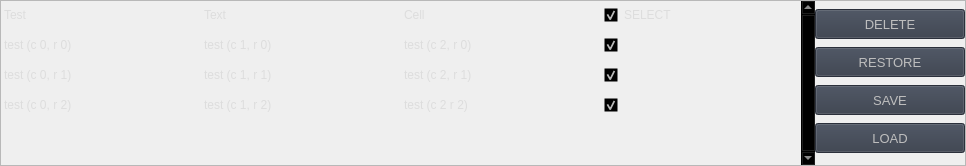
                        <widget class="QFrame" name="row_3">
                         <property name="minimumSize">
                          <size>
                           <width>0</width>
                           <height>150</height>
                          </size>
                         </property>
                         <property name="frameShape">
                          <enum>QFrame::StyledPanel</enum>
                         </property>
                         <property name="frameShadow">
                          <enum>QFrame::Raised</enum>
                         </property>
                         <layout class="QHBoxLayout" name="horizontalLayout_12">
                          <property name="spacing">
                           <number>0</number>
                          </property>
                          <property name="leftMargin">
                           <number>0</number>
                          </property>
                          <property name="topMargin">
                           <number>0</number>
                          </property>
                          <property name="rightMargin">
                           <number>0</number>
                          </property>
                          <property name="bottomMargin">
                           <number>0</number>
                          </property>
                          <item>
                           <widget class="QTableWidget" name="table_layout">
                            <property name="sizePolicy">
                             <sizepolicy hsizetype="Expanding" vsizetype="Expanding">
                              <horstretch>0</horstretch>
                              <verstretch>0</verstretch>
                             </sizepolicy>
                            </property>
                            <property name="palette">
                             <palette>
                              <active>
                               <colorrole role="WindowText">
                                <brush brushstyle="SolidPattern">
                                 <color alpha="255">
                                  <red>221</red>
                                  <green>221</green>
                                  <blue>221</blue>
                                 </color>
                                </brush>
                               </colorrole>
                               <colorrole role="Button">
                                <brush brushstyle="SolidPattern">
                                 <color alpha="0">
                                  <red>0</red>
                                  <green>0</green>
                                  <blue>0</blue>
                                 </color>
                                </brush>
                               </colorrole>
                               <colorrole role="Text">
                                <brush brushstyle="SolidPattern">
                                 <color alpha="255">
                                  <red>221</red>
                                  <green>221</green>
                                  <blue>221</blue>
                                 </color>
                                </brush>
                               </colorrole>
                               <colorrole role="ButtonText">
                                <brush brushstyle="SolidPattern">
                                 <color alpha="255">
                                  <red>221</red>
                                  <green>221</green>
                                  <blue>221</blue>
                                 </color>
                                </brush>
                               </colorrole>
                               <colorrole role="Base">
                                <brush brushstyle="NoBrush">
                                 <color alpha="255">
                                  <red>0</red>
                                  <green>0</green>
                                  <blue>0</blue>
                                 </color>
                                </brush>
                               </colorrole>
                               <colorrole role="Window">
                                <brush brushstyle="SolidPattern">
                                 <color alpha="0">
                                  <red>0</red>
                                  <green>0</green>
                                  <blue>0</blue>
                                 </color>
                                </brush>
                               </colorrole>
                              </active>
                              <inactive>
                               <colorrole role="WindowText">
                                <brush brushstyle="SolidPattern">
                                 <color alpha="255">
                                  <red>221</red>
                                  <green>221</green>
                                  <blue>221</blue>
                                 </color>
                                </brush>
                               </colorrole>
                               <colorrole role="Button">
                                <brush brushstyle="SolidPattern">
                                 <color alpha="0">
                                  <red>0</red>
                                  <green>0</green>
                                  <blue>0</blue>
                                 </color>
                                </brush>
                               </colorrole>
                               <colorrole role="Text">
                                <brush brushstyle="SolidPattern">
                                 <color alpha="255">
                                  <red>221</red>
                                  <green>221</green>
                                  <blue>221</blue>
                                 </color>
                                </brush>
                               </colorrole>
                               <colorrole role="ButtonText">
                                <brush brushstyle="SolidPattern">
                                 <color alpha="255">
                                  <red>221</red>
                                  <green>221</green>
                                  <blue>221</blue>
                                 </color>
                                </brush>
                               </colorrole>
                               <colorrole role="Base">
                                <brush brushstyle="NoBrush">
                                 <color alpha="255">
                                  <red>0</red>
                                  <green>0</green>
                                  <blue>0</blue>
                                 </color>
                                </brush>
                               </colorrole>
                               <colorrole role="Window">
                                <brush brushstyle="SolidPattern">
                                 <color alpha="0">
                                  <red>0</red>
                                  <green>0</green>
                                  <blue>0</blue>
                                 </color>
                                </brush>
                               </colorrole>
                              </inactive>
                              <disabled>
                               <colorrole role="WindowText">
                                <brush brushstyle="SolidPattern">
                                 <color alpha="255">
                                  <red>221</red>
                                  <green>221</green>
                                  <blue>221</blue>
                                 </color>
                                </brush>
                               </colorrole>
                               <colorrole role="Button">
                                <brush brushstyle="SolidPattern">
                                 <color alpha="0">
                                  <red>0</red>
                                  <green>0</green>
                                  <blue>0</blue>
                                 </color>
                                </brush>
                               </colorrole>
                               <colorrole role="Text">
                                <brush brushstyle="SolidPattern">
                                 <color alpha="255">
                                  <red>221</red>
                                  <green>221</green>
                                  <blue>221</blue>
                                 </color>
                                </brush>
                               </colorrole>
                               <colorrole role="ButtonText">
                                <brush brushstyle="SolidPattern">
                                 <color alpha="255">
                                  <red>221</red>
                                  <green>221</green>
                                  <blue>221</blue>
                                 </color>
                                </brush>
                               </colorrole>
                               <colorrole role="Base">
                                <brush brushstyle="NoBrush">
                                 <color alpha="255">
                                  <red>0</red>
                                  <green>0</green>
                                  <blue>0</blue>
                                 </color>
                                </brush>
                               </colorrole>
                               <colorrole role="Window">
                                <brush brushstyle="SolidPattern">
                                 <color alpha="0">
                                  <red>0</red>
                                  <green>0</green>
                                  <blue>0</blue>
                                 </color>
                                </brush>
                               </colorrole>
                              </disabled>
                             </palette>
                            </property>
                            <property name="frameShape">
                             <enum>QFrame::NoFrame</enum>
                            </property>
                            <property name="verticalScrollBarPolicy">
                             <enum>Qt::ScrollBarAlwaysOn</enum>
                            </property>
                            <property name="sizeAdjustPolicy">
                             <enum>QAbstractScrollArea::AdjustToContents</enum>
                            </property>
                            <property name="editTriggers">
                             <set>QAbstractItemView::NoEditTriggers</set>
                            </property>
                            <property name="selectionMode">
                             <enum>QAbstractItemView::NoSelection</enum>
                            </property>
                            <property name="selectionBehavior">
                             <enum>QAbstractItemView::SelectRows</enum>
                            </property>
                            <property name="showGrid">
                             <bool>true</bool>
                            </property>
                            <property name="gridStyle">
                             <enum>Qt::SolidLine</enum>
                            </property>
                            <property name="sortingEnabled">
                             <bool>true</bool>
                            </property>
                            <attribute name="horizontalHeaderVisible">
                             <bool>false</bool>
                            </attribute>
                            <attribute name="horizontalHeaderCascadingSectionResizes">
                             <bool>true</bool>
                            </attribute>
                            <attribute name="horizontalHeaderDefaultSectionSize">
                             <number>200</number>
                            </attribute>
                            <attribute name="horizontalHeaderStretchLastSection">
                             <bool>true</bool>
                            </attribute>
                            <attribute name="verticalHeaderVisible">
                             <bool>false</bool>
                            </attribute>
                            <attribute name="verticalHeaderCascadingSectionResizes">
                             <bool>false</bool>
                            </attribute>
                            <attribute name="verticalHeaderHighlightSections">
                             <bool>false</bool>
                            </attribute>
                            <attribute name="verticalHeaderStretchLastSection">
                             <bool>true</bool>
                            </attribute>
                            <row>
                             <property name="text">
                              <string>New Row</string>
                             </property>
                             <property name="font">
                              <font>
                               <family>Segoe UI</family>
                              </font>
                             </property>
                            </row>
                            <row>
                             <property name="text">
                              <string>New Row</string>
                             </property>
                            </row>
                            <row>
                             <property name="text">
                              <string>New Row</string>
                             </property>
                            </row>
                            <row>
                             <property name="text">
                              <string>New Row</string>
                             </property>
                            </row>
                            <row>
                             <property name="text">
                              <string>New Row</string>
                             </property>
                            </row>
                            <column>
                             <property name="text">
                              <string>0</string>
                             </property>
                            </column>
                            <column>
                             <property name="text">
                              <string>1</string>
                             </property>
                            </column>
                            <column>
                             <property name="text">
                              <string>2</string>
                             </property>
                            </column>
                            <column>
                             <property name="text">
                              <string>3</string>
                             </property>
                            </column>
                            <item row="0" column="0">
                             <property name="text">
                              <string>Test</string>
                             </property>
                            </item>
                            <item row="0" column="1">
                             <property name="text">
                              <string>Text</string>
                             </property>
                            </item>
                            <item row="0" column="2">
                             <property name="text">
                              <string>Cell</string>
                             </property>
                            </item>
                            <item row="0" column="3">
                             <property name="text">
                              <string>SELECT</string>
                             </property>
                             <property name="checkState">
                              <enum>Checked</enum>
                             </property>
                            </item>
                            <item row="1" column="0">
                             <property name="text">
                              <string>test (c 0, r 0)</string>
                             </property>
                            </item>
                            <item row="1" column="1">
                             <property name="text">
                              <string>test (c 1, r 0)</string>
                             </property>
                            </item>
                            <item row="1" column="2">
                             <property name="text">
                              <string>test (c 2, r 0)</string>
                             </property>
                            </item>
                            <item row="1" column="3">
                             <property name="text">
                              <string/>
                             </property>
                             <property name="checkState">
                              <enum>Checked</enum>
                             </property>
                            </item>
                            <item row="2" column="0">
                             <property name="text">
                              <string>test (c 0, r 1)</string>
                             </property>
                            </item>
                            <item row="2" column="1">
                             <property name="text">
                              <string>test (c 1, r 1)</string>
                             </property>
                            </item>
                            <item row="2" column="2">
                             <property name="text">
                              <string>test (c 2, r 1)</string>
                             </property>
                            </item>
                            <item row="2" column="3">
                             <property name="text">
                              <string/>
                             </property>
                             <property name="checkState">
                              <enum>Checked</enum>
                             </property>
                            </item>
                            <item row="3" column="0">
                             <property name="text">
                              <string>test (c 0, r 2)</string>
                             </property>
                            </item>
                            <item row="3" column="1">
                             <property name="text">
                              <string>test (c 1, r 2)</string>
                             </property>
                            </item>
                            <item row="3" column="2">
                             <property name="text">
                              <string>test (c 2 r 2)</string>
                             </property>
                            </item>
                            <item row="3" column="3">
                             <property name="text">
                              <string/>
                             </property>
                             <property name="checkState">
                              <enum>Checked</enum>
                             </property>
                            </item>
                           </widget>
                          </item>
                          <item>
                           <layout class="QVBoxLayout" name="optionBtns_layout">
                            <item>
                             <widget class="QPushButton" name="delete_btn">
                              <property name="enabled">
                               <bool>false</bool>
                              </property>
                              <property name="minimumSize">
                               <size>
                                <width>150</width>
                                <height>30</height>
                               </size>
                              </property>
                              <property name="font">
                               <font>
                                <family>Segoe UI</family>
                                <pointsize>10</pointsize>
                                <weight>50</weight>
                                <italic>false</italic>
                                <bold>false</bold>
                               </font>
                              </property>
                              <property name="cursor">
                               <cursorShape>PointingHandCursor</cursorShape>
                              </property>
                              <property name="toolTip">
                               <string>Delete all selected items</string>
                              </property>
                              <property name="styleSheet">
                               <string notr="true">background-color: rgb(52, 59, 72);</string>
                              </property>
                              <property name="text">
                               <string>DELETE</string>
                              </property>
                              <property name="icon">
                               <iconset>
                                <normaloff>../images/icons/delete sign.svg</normaloff>../images/icons/delete sign.svg</iconset>
                              </property>
                              <property name="iconSize">
                               <size>
                                <width>30</width>
                                <height>30</height>
                               </size>
                              </property>
                             </widget>
                            </item>
                            <item>
                             <widget class="QPushButton" name="restore_btn">
                              <property name="enabled">
                               <bool>false</bool>
                              </property>
                              <property name="minimumSize">
                               <size>
                                <width>150</width>
                                <height>30</height>
                               </size>
                              </property>
                              <property name="font">
                               <font>
                                <family>Segoe UI</family>
                                <pointsize>10</pointsize>
                                <weight>50</weight>
                                <italic>false</italic>
                                <bold>false</bold>
                               </font>
                              </property>
                              <property name="cursor">
                               <cursorShape>PointingHandCursor</cursorShape>
                              </property>
                              <property name="toolTip">
                               <string>Restore last deleted process</string>
                              </property>
                              <property name="styleSheet">
                               <string notr="true">background-color: rgb(52, 59, 72);</string>
                              </property>
                              <property name="text">
                               <string>RESTORE</string>
                              </property>
                              <property name="icon">
                               <iconset>
                                <normaloff>../images/icons/restore file.svg</normaloff>../images/icons/restore file.svg</iconset>
                              </property>
                              <property name="iconSize">
                               <size>
                                <width>30</width>
                                <height>30</height>
                               </size>
                              </property>
                             </widget>
                            </item>
                            <item>
                             <widget class="QPushButton" name="save_btn">
                              <property name="enabled">
                               <bool>false</bool>
                              </property>
                              <property name="minimumSize">
                               <size>
                                <width>150</width>
                                <height>30</height>
                               </size>
                              </property>
                              <property name="font">
                               <font>
                                <family>Segoe UI</family>
                                <pointsize>10</pointsize>
                                <weight>50</weight>
                                <italic>false</italic>
                                <bold>false</bold>
                               </font>
                              </property>
                              <property name="cursor">
                               <cursorShape>PointingHandCursor</cursorShape>
                              </property>
                              <property name="toolTip">
                               <string>Store current lookup</string>
                              </property>
                              <property name="styleSheet">
                               <string notr="true">background-color: rgb(52, 59, 72);</string>
                              </property>
                              <property name="text">
                               <string>SAVE</string>
                              </property>
                              <property name="icon">
                               <iconset>
                                <normaloff>../images/icons/file download.svg</normaloff>../images/icons/file download.svg</iconset>
                              </property>
                              <property name="iconSize">
                               <size>
                                <width>30</width>
                                <height>30</height>
                               </size>
                              </property>
                             </widget>
                            </item>
                            <item>
                             <widget class="QPushButton" name="load_btn">
                              <property name="enabled">
                               <bool>false</bool>
                              </property>
                              <property name="minimumSize">
                               <size>
                                <width>150</width>
                                <height>30</height>
                               </size>
                              </property>
                              <property name="font">
                               <font>
                                <family>Segoe UI</family>
                                <pointsize>10</pointsize>
                                <weight>50</weight>
                                <italic>false</italic>
                                <bold>false</bold>
                               </font>
                              </property>
                              <property name="cursor">
                               <cursorShape>PointingHandCursor</cursorShape>
                              </property>
                              <property name="toolTip">
                               <string>Load previous lookup</string>
                              </property>
                              <property name="styleSheet">
                               <string notr="true">background-color: rgb(52, 59, 72);</string>
                              </property>
                              <property name="text">
                               <string>LOAD</string>
                              </property>
                              <property name="icon">
                               <iconset>
                                <normaloff>../images/icons/file upload.svg</normaloff>../images/icons/file upload.svg</iconset>
                              </property>
                              <property name="iconSize">
                               <size>
                                <width>30</width>
                                <height>30</height>
                               </size>
                              </property>
                             </widget>
                            </item>
                           </layout>
                          </item>
                         </layout>
                        </widget>
